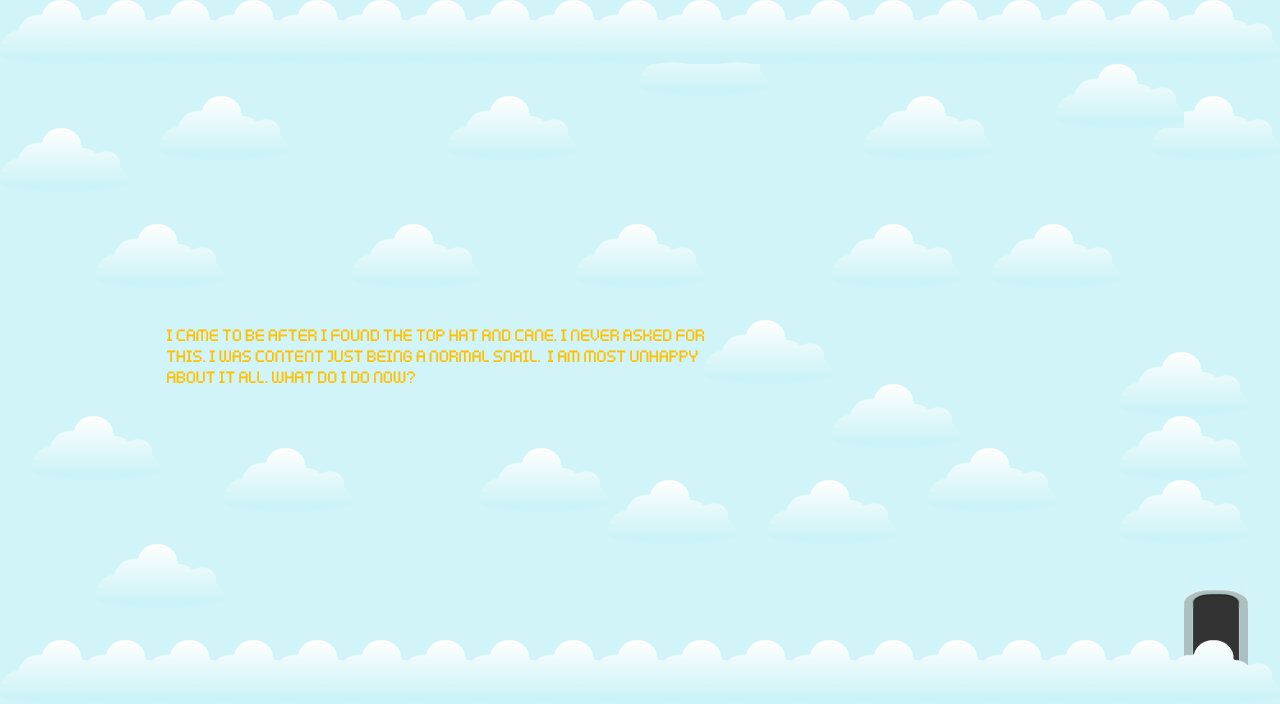

This game map was drawn from its Tiled (.tmx) file and the tilesets committed beside it. A one-line description and the trimmed map source follow:
An orthogonal 40x22 tile map with 32x32 px tiles, 5 tile layers (background, middleground1, middleground, middleground2, ...), 5 tilesets and 24 objects.

<map version="1.0" orientation="orthogonal" renderorder="left-up" width="40" height="22" tilewidth="32" tileheight="32" nextobjectid="34">
 <tileset firstgid="1" name="background" tilewidth="32" tileheight="32">
  <image source="../Platformer/Base/bg.png" width="256" height="256" />
 </tileset>
 <tileset firstgid="65" name="message" tilewidth="32" tileheight="32">
  <image source="../Messages/message1.png" width="555" height="73" />
 </tileset>
 <tileset firstgid="99" name="cloud1" tilewidth="32" tileheight="32">
  <image source="../Platformer/Base/Tiles32/cloud3.png" width="128" height="64" />
 </tileset>
 <tileset firstgid="107" name="door" tilewidth="32" tileheight="32">
  <image source="../Platformer/Base/Tiles32/doorbottom.png" width="64" height="64" />
 </tileset>
 <tileset firstgid="111" name="door1" tilewidth="32" tileheight="32">
  <image source="../Platformer/Base/Tiles32/doortop.png" width="64" height="32" />
 </tileset>
 <layer name="background" width="40" height="22">
  <data>[880 cells, 880 non-empty, 64 distinct tile ids]</data>
 </layer>
 <layer name="middleground1" width="40" height="22">
  <data>[880 cells, 0 non-empty, 0 distinct tile ids]</data>
 </layer>
 <layer name="middleground" width="40" height="22">
  <data>[880 cells, 119 non-empty, 48 distinct tile ids]</data>
 </layer>
 <layer name="middleground2" width="40" height="22">
  <data>[880 cells, 160 non-empty, 8 distinct tile ids]</data>
 </layer>
 <layer name="foreground" width="40" height="22">
  <data>[880 cells, 256 non-empty, 8 distinct tile ids]</data>
 </layer>
 <objectgroup name="solid">
  <object id="2" x="31" y="163" width="223" height="29" />
  <object id="3" x="447" y="128" width="703" height="32" />
  <object id="5" x="3" y="3" width="28" height="699" />
  <object id="6" x="32" y="674" width="1247" height="29" />
  <object id="7" x="34" y="3" width="1245" height="29" />
  <object id="8" x="1249" y="34" width="29" height="639" />
  <object id="11" x="320" y="34" width="31" height="253" />
  <object id="14" x="109" y="264" width="212" height="21" />
  <object id="15" x="110" y="285" width="12" height="312" />
  <object id="16" x="123" y="587" width="131" height="10" />
  <object id="18" x="327" y="493" width="14" height="179" />
  <object id="19" x="210" y="488" width="132" height="15" />
  <object id="21" x="125" y="393" width="322" height="12" />
  <object id="22" x="430" y="405" width="9" height="194" />
  <object id="24" x="527" y="594" width="74" height="77" />
  <object id="25" x="607" y="526" width="99" height="145" />
  <object id="28" x="448" y="388" width="263" height="17" />
  <object id="29" x="354" y="256" width="347" height="31" />
  <object id="30" x="704" y="257" width="29" height="150" />
  <object id="31" x="707" y="531" width="283" height="141" />
  <object id="32" x="736" y="352" width="71" height="57" />
  <object id="33" x="992" y="128" width="151" height="543" />
 </objectgroup>
 <objectgroup name="teleport">
  <object id="1" x="35" y="35" width="98" height="129">
   <properties>
    <property name="start" value="true" />
   </properties>
  </object>
  <object id="4" x="1171" y="576" width="74" height="97">
   <properties>
    <property name="level" value="../Maps/world1.tmx" />
   </properties>
  </object>
 </objectgroup>
 <objectgroup name="Object Layer 3" />
 <objectgroup name="death" />
</map>
